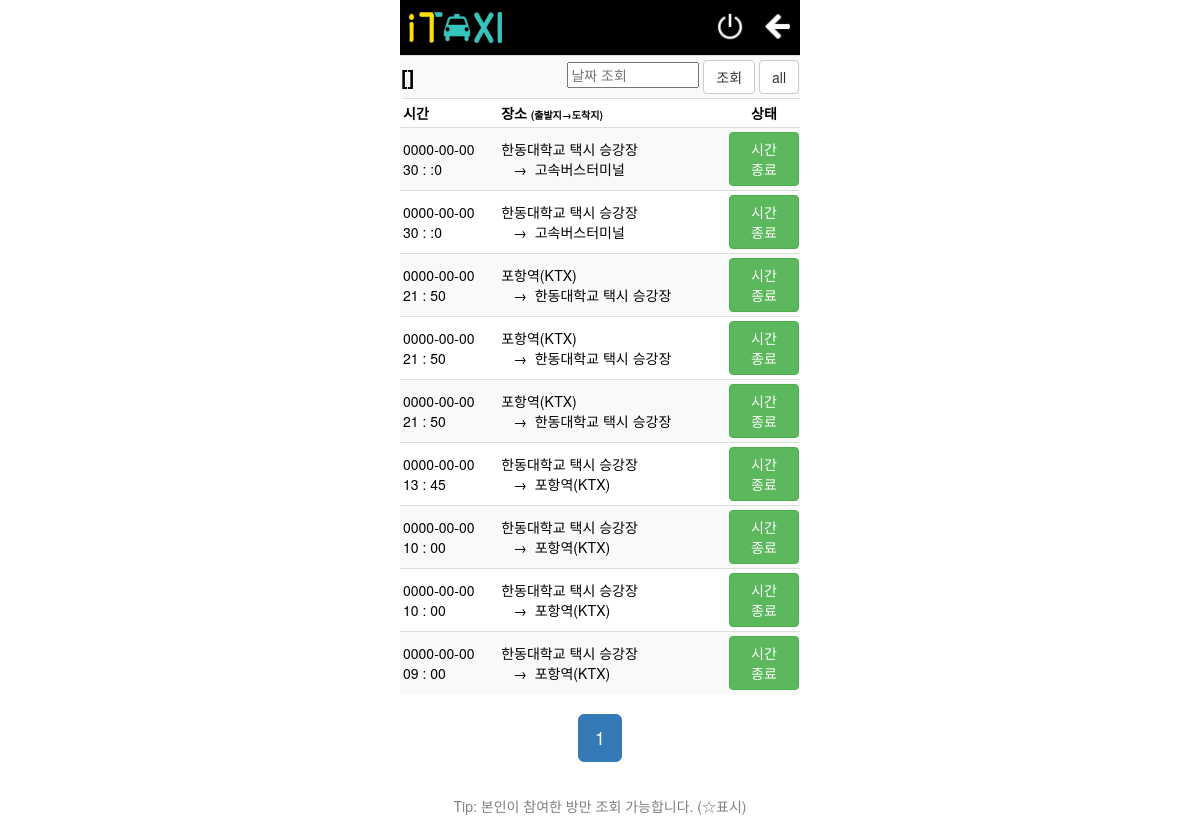
The page /search_result.html.php (signed in) on the database its author committed.
### tables this page shows
CREATE TABLE `post` (
  `post_id` int(255) NOT NULL,
  `stu_id` int(8) NOT NULL,
  `start` varchar(50) NOT NULL,
  `arrive` varchar(50) NOT NULL,
  `date` date NOT NULL,
  `time` time NOT NULL,
  `population` int(4) NOT NULL,
  `memo` text NOT NULL,
  PRIMARY KEY (`post_id`)
);

### php/config.php (called while the page is built, shortened)
<?php
class DBC
{
	public $db;
	public $query;
	public function DBI()
	{
		$this->db = new mysqli('localhost', 'root', 'taxi', 'youjun');
		$this->db->query('SET NAMES UTF8');
	}
	public function DBQ()
	{
		$this->result = $this->db->query($this->query);
	}
}
?>

### search_result.html.php (the view, shortened to what this page needs)
<!DOCTYPE html>
<html>
<head>
<?php
	require_once './php/config.php';
	$date = $_SESSION['search_date'];
	$db = new DBC;
	$db->DBI();
	$db->query = "select start, arrive, date, time,population,post_id from post where date='".$date."'ORDER BY date desc, time desc";
	$db->DBQ();
	$db2 = new DBC;
	$db2->DBI();
?>
<link rel="stylesheet" type="text/css" href="./css/bootstrap.css">
<link rel="stylesheet" type="text/css" href="./css/index2.css">
<link rel="stylesheet" type="text/css" href="./css/index3.css">
<link rel="stylesheet" href="http://code.jquery.com/ui/1.11.2/themes/smoothness/jquery-ui.css">
</head>
<body class="center">
	<table class="navi col-xs-12  col-md-4 col-md-offset-4" >
		<tr class="row">
		   <td class = "logo" >
      			<a onclick="location.href='./main.html.php'">
      				<img src="./img/logo.png">
      			</a>
  		   </td>
  		   <td class = "logout1">
      	   		<a onclick="history.back(-1)">
		     		<img src="./img/back.png" width="25px" height="25px">
	       		</a>
           </td>
  		   <td class = "logout">
      	   		<a  onclick="location.href='./php/logout.php'">
      	   			<img src="./img/power.png" width="30px" height="30px">
	       		</a>
           </td>
  		</tr>
	</table>
<section>
	<div class="padding col-xs-12 col-md-4 col-md-offset-4">
		<table class="table3 table-striped table-hover">
			<tr class="row">
				<th style="font-size:20px">[<?php echo$date?>]</th>
				<td style="text-align:right">
					<form action="./php/search.php" method="post">
						<input type="text"  name="search_date" style="width:35%;" placeholder="날짜 조회" class="datepicker" >
						<input type="submit" class="btn btn-default" value="조회" >
						<a  onclick="location.href='./search_result_all.html.php'"><input class="btn btn-default" type="button" value="all"></a>
					</form>
				</td>
			</tr>
		</table>
	</div>
</section>
<section>
	<div class="padding col-xs-12  col-md-4 col-md-offset-4">
	<table class="table3 table-striped table-hover ">
  	<thead>
    <tr class="row">
	  <th class="col-xs-3 col-md-3">시간</th>
      <th class="col-xs-7 col-md-7">장소 <span class="padding" style="font-size: 10px">(출발지→도착지)</span></th>
      <th class="col-xs-2 col-md-2" style="text-align:center">상태</th>
    </tr>
  	</thead>
  	<tbody>
  	<?php
     $page = 1;
	 $count = 0;
	 $page_number =  $page*10 -10;
  	 $num = $db->result->num_rows;
  	 while($data = $db->result->fetch_row())
	 {
	 	if($page_number==$count)
	 		if($page_number++<$page*10)
	 		{
	 			$check2= false;
	 			$db2->query = "select post_id, stu_id from room_user where post_id = '".$data[5]."'";
	 			$db2->DBQ();
	    		$num2 = $db2->result->num_rows;
    			$current_time = date("Y-m-d H:i:s");
    ?>
    			<tr <?php if($check2==false)
									   {
										if($check2==false&&$num2==$data[4])
									  		{?>onclick="location.href='#'"<?php }
										else if($current_time>$data[2]." ".$data[3])
											{?>onclick="location.href='#'"<?php }
										else
											{?>onclick="location.href='./php/get_in_question.php?post_id=<?php echo $data[5]; ?>'"<?php }
									   }
									  else if($check2==true)
											{?>onclick="location.href='./Room1.html.php?<?php echo $data[5]; ?>'"<?php } ?>>
    						<?php
    						echo "<td class="."'row'".">";?>
    			    		<td class="col-xs-3 col-md-3"><?php echo $data[2]; ?> <br> <?php echo substr($data[3],0,2)." : ".substr($data[3],3,2); ?><?php if($check2==true) echo " &nbsp;☆"; ?>
    						<?php
    						echo " <td class="."'col-xs-7 col-md-7'".">".$data[0]."<br>"."&nbsp;&nbsp;"." →&nbsp;&nbsp;".$data[1]."</th>";
							if($current_time>$data[2]." ".$data[3])
								echo " <th class="."'col-xs-2 col-md-2'"." style="."'text-align:center'"."><a onclick=location.href='#' class='btn btn-success1'>시간<br>종료</a></th>";
							?>
        					</tr>
    				    	<?php
  							}
  							else
								break;
					        $count++;
	  						}
    						?>
   		</tbody>
		</table>
		</div>
</section>
<div class="col-xs-12 col-md-4 col-md-offset-4">
	<ul class="pagination pagination-lg">
  	<?php
	for($number=floor((($page-1)/3))*3+1;$number<floor((($page-1)/3))*3+4;$number++){
		if($number<=floor((($num-1)/10))+1){
	   		if($number!=$page)
				echo"<li><a onclick=location.href='./search_result.html.php?page=".($number)."'>".$number."</a></li>";
		else
			echo"<li class='active'><a onclick=location.href='./search_result.html.php?page=".($number)."'>".$number."</a></li>";
		}
	}
  	?>
	</ul>
<div class="div2">
		    Tip: 본인이 참여한 방만 조회 가능합니다. (☆표시)
</div>
</div>
</body>
</html>

### css/index2.css (style rules this page uses)
.center { text-align: center; background-align: center; margin: none; }
.padding { padding-right : 0px !important; padding-left : 0px !important; margin-bottom : 0px !important; }
.navi { padding-left: 2%; padding-right: 2%; height : 55px; background-color: black; }
.table3 { margin : 0px; width: 100%; max-width: 100%; }
.table3 > thead > tr > th, .table3 > tbody > tr > th, .table3 > tfoot > tr > th, .table3 > thead > tr > td, .table3 > tbody > tr > td, .table3 > tfoot > tr > td { padding-left: 1px; padding-right: 1px; padding-top: 1%; padding-bottom: 1%; vertical-align: center; border-top: 1px solid #ddd; color:black; text-align:left; }
.div2 { color:gray; text-align: center; padding: 0%; !important; margin-top: 10px; }

### css/index3.css (style rules this page uses)
.btn-default { color: #333; background-color: #fff; border-color: #ccc; }
.btn-success1 { padding-left : 0; padding-right :0 ; width : 70px; color: #fff; background-color: #5cb85c; border-color: #4cae4c; }

### rows shown on the page
post: date "0000-00-00", time "30", time ":0", start "한동대학교 택시 승강장", arrive "고속버스터미널", shows "시간"
post: date "0000-00-00", time "30", time ":0", start "한동대학교 택시 승강장", arrive "고속버스터미널", shows "시간"
post: date "0000-00-00", time "21", time "50", start "포항역(KTX)", arrive "한동대학교 택시 승강장", shows "시간"
post: date "0000-00-00", time "21", time "50", start "포항역(KTX)", arrive "한동대학교 택시 승강장", shows "시간"
post: date "0000-00-00", time "21", time "50", start "포항역(KTX)", arrive "한동대학교 택시 승강장", shows "시간"
post: date "0000-00-00", time "13", time "45", start "한동대학교 택시 승강장", arrive "포항역(KTX)", shows "시간"
post: date "0000-00-00", time "10", time "00", start "한동대학교 택시 승강장", arrive "포항역(KTX)", shows "시간"
post: date "0000-00-00", time "10", time "00", start "한동대학교 택시 승강장", arrive "포항역(KTX)", shows "시간"
post: date "0000-00-00", time "09", time "00", start "한동대학교 택시 승강장", arrive "포항역(KTX)", shows "시간"
